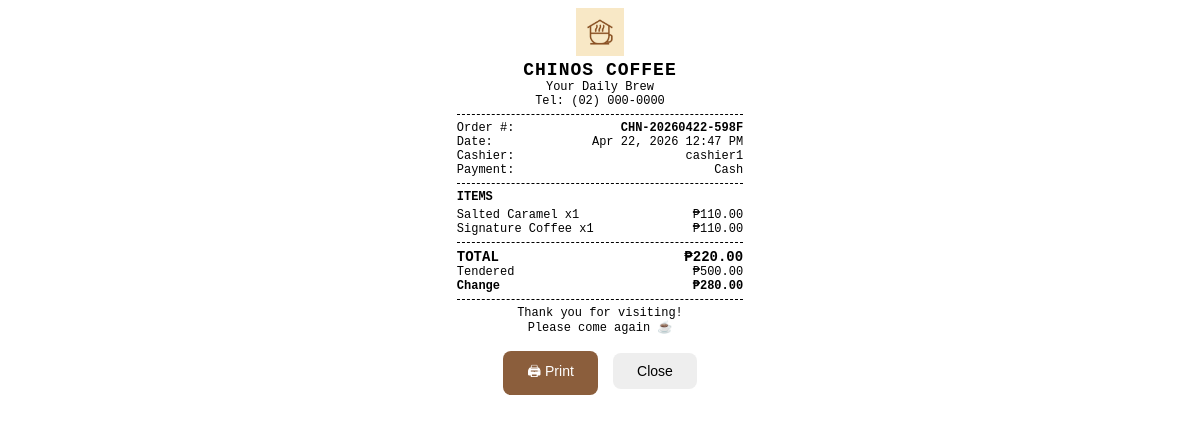
The app's page /receipt/1 (signed in) with its own data.
### models.py (models this page shows)
class Transaction(Base):
    __tablename__ = "transactions"
    id = Column(Integer, primary_key=True, index=True)
    order_number = Column(String, nullable=False)
    timestamp = Column(DateTime, default=datetime.utcnow)
    items_json = Column(Text, nullable=False)
    total_amount = Column(Float, nullable=False)
    payment_method = Column(String, nullable=False)
    amount_tendered = Column(Float, nullable=True)
    change_given = Column(Float, nullable=True)
    cashier_id = Column(Integer, ForeignKey("users.id"))
    is_voided = Column(Boolean, default=False)
    void_reason = Column(String, nullable=True)
    cashier = relationship("User")

class User(Base):
    __tablename__ = "users"
    id = Column(Integer, primary_key=True, index=True)
    username = Column(String, unique=True, nullable=False)
    password = Column(String, nullable=False)
    role = Column(String, default="cashier")

### main.py (the view)
@app.get("/receipt/{tx_id}", response_class=HTMLResponse)
def receipt(tx_id: int, request: Request, db: Session = Depends(get_db)):
    user = get_session_user(request, db)
    if not user:
        return RedirectResponse("/login")
    tx = db.query(Transaction).filter(Transaction.id == tx_id).first()
    if not tx:
        raise HTTPException(status_code=404)
    return templates.TemplateResponse("receipt.html", {
        "request": request,
        "tx": tx,
        "items": json.loads(tx.items_json),
    })

### templates/receipt.html (shortened to what this page needs)
<!DOCTYPE html>
<html lang="en">
<head>
</head>
<body>
  <div class="center">
    <img src="/static/logo.jpg" alt="Chinos Coffee" style="width:48px;height:48px;object-fit:contain;margin:0 auto 4px;display:block;"/>
    <p class="shop-name">CHINOS COFFEE</p>
    <p>Your Daily Brew</p>
    <p>Tel: (02) 000-0000</p>
  </div>
  <div class="divider"></div>
  <div class="row"><span>Order #:</span><span class="bold">{{ tx.order_number }}</span></div>
  <div class="row"><span>Date:</span><span>{{ tx.timestamp.strftime('%b %d, %Y %I:%M %p') }}</span></div>
  <div class="row"><span>Cashier:</span><span>{{ tx.cashier.username if tx.cashier else 'N/A' }}</span></div>
  <div class="row"><span>Payment:</span><span>{{ tx.payment_method }}</span></div>
  <div class="divider"></div>
  <p class="bold" style="margin-bottom:4px;">ITEMS</p>
  {% for item in items %}
  <div class="row">
    <span>{{ item.name }} x{{ item.qty }}</span>
    <span>₱{{ "%.2f"|format(item.price * item.qty) }}</span>
  </div>
  {% endfor %}
  <div class="divider"></div>
  <div class="row total-row"><span>TOTAL</span><span>₱{{ "%.2f"|format(tx.total_amount) }}</span></div>
  {% if tx.payment_method == 'Cash' %}
  <div class="row"><span>Tendered</span><span>₱{{ "%.2f"|format(tx.amount_tendered) }}</span></div>
  <div class="row bold"><span>Change</span><span>₱{{ "%.2f"|format(tx.change_given) }}</span></div>
  {% endif %}
  <div class="divider"></div>
  <div class="center" style="margin-top:6px;">
    <p>Thank you for visiting!</p>
    <p>Please come again ☕</p>
  </div>
  <div class="no-print" style="text-align:center; margin-top:16px;">
    <button onclick="window.print()"
            style="background:#8B5E3C;color:#fff;border:none;padding:10px 24px;border-radius:8px;font-size:14px;cursor:pointer;">
      🖨 Print
    </button>
    <button onclick="window.close()"
            style="margin-left:8px;background:#eee;border:none;padding:10px 24px;border-radius:8px;font-size:14px;cursor:pointer;">
      Close
    </button>
  </div>
</body>
</html>

### templates/receipt.html (style rules this page uses)
* { margin: 0; padding: 0; box-sizing: border-box; }
body { font-family: 'Courier New', monospace; font-size: 12px; width: 80mm; margin: 0 auto; padding: 8px; background: #fff; color: #000; }
.center { text-align: center; }
.bold { font-weight: bold; }
.divider { border-top: 1px dashed #000; margin: 6px 0; }
.row { display: flex; justify-content: space-between; }
.shop-name { font-size: 18px; font-weight: bold; letter-spacing: 1px; }
.total-row { font-size: 14px; font-weight: bold; }

### records on screen
Transaction: order_number "CHN-20260422-598F", timestamp "Apr 22, 2026 12:47 PM", payment_method "Cash", total_amount "220.00", amount_tendered "500.00", change_given "280.00"
User: cashier "cashier1"

### other values on screen
{{ item.name }} "Salted Caramel" "Signature Coffee"
{{ item.qty }} "1" "1"
{{ "%.2f"|format(item.price * item.qty) }} "110.00" "110.00"
